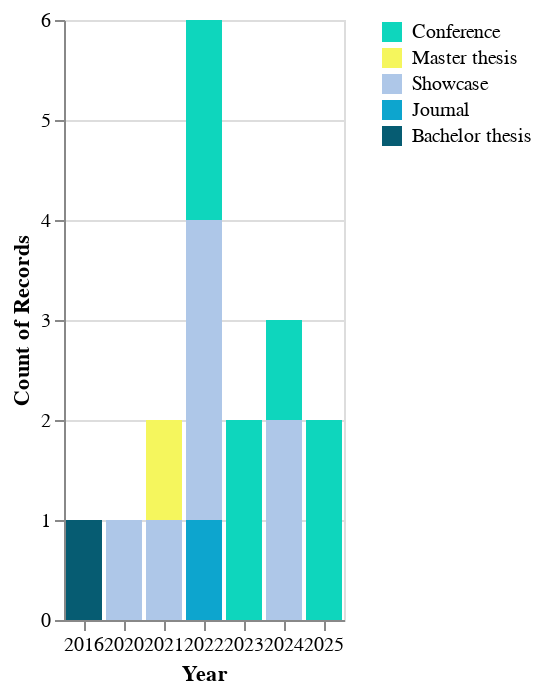

The Vega-Lite source for this figure:
### Vega-Lite specification from a JSON file in a GitHub repository (floating-point values rounded to 4 significant figures)
{"$schema": "https://vega.github.io/schema/vega-lite/v5.json", "data": {"values": [{"Link": "https://www.databricks.com/it/lp/data-intelligence-days", "Publications": "Databricks Data Intelligence days (Milan)", "Type": "Conference", "Year": "2025"}, {"Link": "https://www.aiweek.it/", "Publications": "AIWeek", "Type": "Conference", "Year": "2025"}, {"Link": "https://www.py4ai.com/", "Publications": "Py4Ai", "Type": "Conference", "Year": "2024"}, {"Link": "https://www.youtube.com/live/mbT5xptiYOo?si=JP1NSMxcnkaogKhp", "Publications": "Costruiamo un sito con MkDocs e Python! Parte 2", "Type": "Showcase", "Year": "2024"}, {"Link": "https://www.youtube.com/live/BeWo2xe-uvM?si=lizCj8QaFbo0DUpf", "Publications": "Costruiamo un sito con MkDocs e Python! Parte 1", "Type": "Showcase", "Year": "2024"}, {"Link": "https://bidigital.it", "Publications": "BiDigital - speaker with PythonBiellaGroup", "Type": "Conference", "Year": "2023"}, {"Link": "--", "Publications": "Pycon IT 2023", "Type": "Conference", "Year": "2023"}, {"Link": "https://youtu.be/ERfWbg6lYgo", "Publications": "Modern data engineering part 1", "Type": "Showcase", "Year": "2022"}, {"Link": "https://youtu.be/dWkjj2HxHyI", "Publications": "Modern data engineering part 2", "Type": "Showcase", "Year": "2022"}, {"Link": "--", "Publications": "Sentiment analysis on social media", "Type": "Journal", "Year": "2022"}, {"Link": "--", "Publications": "Data quality tool (Great Expectations) for @Hype", "Type": "Showcase", "Year": "2022"}, {"Link": "https://youtu.be/2MB0O9ETLd8", "Publications": "PythonBiellaGroup closing year conference", "Type": "Conference", "Year": "2022"}, {"Link": "https://bidigital.it", "Publications": "BiDigital - speaker", "Type": "Conference", "Year": "2022"}, {"Link": "--", "Publications": "Refactoring of an ETL pipeline concerning data produced by sensors mounted on logistic machines", "Type": "Master thesis", "Year": "2021"}, {"Link": "https://youtu.be/4RoCMuSYhD4", "Publications": "Web scraping on social media and sentiment analysis", "Type": "Showcase", "Year": "2021"}, {"Link": "https://github.com/airaghidavide/employee-churn-classifier", "Publications": "ML employee churn prediction @Reti S.p.a", "Type": "Showcase", "Year": "2020"}, {"Link": "--", "Publications": "Identification of a KPI dashboard and developing of a tool to monitor them", "Type": "Bachelor thesis", "Year": "2016"}]}, "encoding": {"color": {"field": "Type", "scale": {"domain": ["Conference", "Master thesis", "Showcase", "Journal", "Bachelor thesis"], "range": ["#0ed6bd", "#f5f65d", "#aec7e8", "#0da5ce", "#065c72"]}, "title": "", "type": "nominal"}, "tooltip": {"field": "Publications", "type": "nominal"}, "x": {"field": "Year", "timeUnit": "year", "title": "Year", "type": "ordinal"}, "y": {"aggregate": "count", "type": "quantitative"}}, "mark": "bar"}
